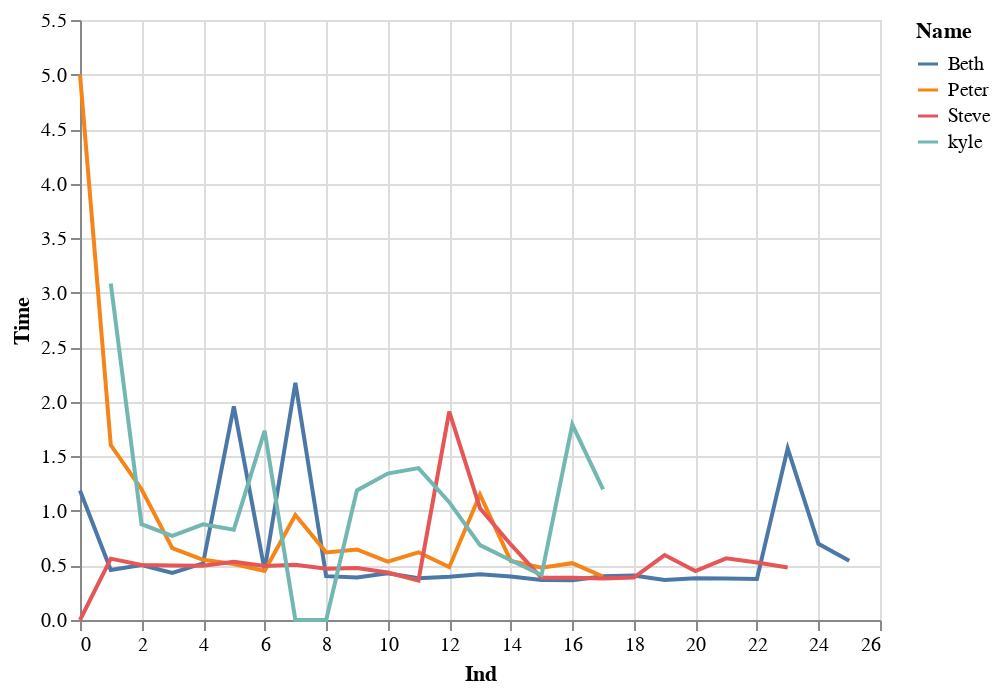

Notebook source saved alongside this figure:
### Code cell
alt.Chart(
    data=df.groupby(by=['Name', 'Ind']).mean().reset_index()
).mark_line().encode(
x = alt.X('Ind:Q'),
y = alt.Y('Time:Q'),
color = alt.Color('Name'))

### Figure 1 — Vega-Lite specification as saved in the notebook (floating-point values rounded to 4 significant figures)
{"config": {"view": {"continuousWidth": 400, "continuousHeight": 300}}, "data": {"name": "data-177d5d08eb7e39b050bc94d3295c318e"}, "mark": "line", "encoding": {"color": {"type": "nominal", "field": "Name"}, "x": {"type": "quantitative", "field": "Ind"}, "y": {"type": "quantitative", "field": "Time"}}, "$schema": "https://vega.github.io/schema/vega-lite/v4.8.1.json", "datasets": {"data-177d5d08eb7e39b050bc94d3295c318e": [{"Name": "Beth", "Ind": 0, "Time": 1.187}, {"Name": "Beth", "Ind": 1, "Time": 0.4586}, {"Name": "Beth", "Ind": 2, "Time": 0.5045}, {"Name": "Beth", "Ind": 3, "Time": 0.4324}, {"Name": "Beth", "Ind": 4, "Time": 0.5197}, {"Name": "Beth", "Ind": 5, "Time": 1.957}, {"Name": "Beth", "Ind": 6, "Time": 0.4582}, {"Name": "Beth", "Ind": 7, "Time": 2.175}, {"Name": "Beth", "Ind": 8, "Time": 0.4017}, {"Name": "Beth", "Ind": 9, "Time": 0.3896}, {"Name": "Beth", "Ind": 10, "Time": 0.4292}, {"Name": "Beth", "Ind": 11, "Time": 0.383}, {"Name": "Beth", "Ind": 12, "Time": 0.396}, {"Name": "Beth", "Ind": 13, "Time": 0.4186}, {"Name": "Beth", "Ind": 14, "Time": 0.3979}, {"Name": "Beth", "Ind": 15, "Time": 0.3666}, {"Name": "Beth", "Ind": 16, "Time": 0.3652}, {"Name": "Beth", "Ind": 17, "Time": 0.401}, {"Name": "Beth", "Ind": 18, "Time": 0.4083}, {"Name": "Beth", "Ind": 19, "Time": 0.3666}, {"Name": "Beth", "Ind": 20, "Time": 0.3831}, {"Name": "Beth", "Ind": 21, "Time": 0.3811}, {"Name": "Beth", "Ind": 22, "Time": 0.3757}, {"Name": "Beth", "Ind": 23, "Time": 1.573}, {"Name": "Beth", "Ind": 24, "Time": 0.6987}, {"Name": "Beth", "Ind": 25, "Time": 0.5441}, {"Name": "Peter", "Ind": 0, "Time": 5.002}, {"Name": "Peter", "Ind": 1, "Time": 1.603}, {"Name": "Peter", "Ind": 2, "Time": 1.199}, {"Name": "Peter", "Ind": 3, "Time": 0.6584}, {"Name": "Peter", "Ind": 4, "Time": 0.5515}, {"Name": "Peter", "Ind": 5, "Time": 0.5135}, {"Name": "Peter", "Ind": 6, "Time": 0.4487}, {"Name": "Peter", "Ind": 7, "Time": 0.9619}, {"Name": "Peter", "Ind": 8, "Time": 0.6197}, {"Name": "Peter", "Ind": 9, "Time": 0.647}, {"Name": "Peter", "Ind": 10, "Time": 0.5344}, {"Name": "Peter", "Ind": 11, "Time": 0.6205}, {"Name": "Peter", "Ind": 12, "Time": 0.4844}, {"Name": "Peter", "Ind": 13, "Time": 1.15}, {"Name": "Peter", "Ind": 14, "Time": 0.5416}, {"Name": "Peter", "Ind": 15, "Time": 0.4793}, {"Name": "Peter", "Ind": 16, "Time": 0.521}, {"Name": "Peter", "Ind": 17, "Time": 0.3981}, {"Name": "Steve", "Ind": 0, "Time": 0.0}, {"Name": "Steve", "Ind": 1, "Time": 0.5623}, {"Name": "Steve", "Ind": 2, "Time": 0.5052}, {"Name": "Steve", "Ind": 3, "Time": 0.4992}, {"Name": "Steve", "Ind": 4, "Time": 0.497}, {"Name": "Steve", "Ind": 5, "Time": 0.5332}, {"Name": "Steve", "Ind": 6, "Time": 0.4943}, {"Name": "Steve", "Ind": 7, "Time": 0.507}, {"Name": "Steve", "Ind": 8, "Time": 0.4688}, {"Name": "Steve", "Ind": 9, "Time": 0.4759}, {"Name": "Steve", "Ind": 10, "Time": 0.4353}, {"Name": "Steve", "Ind": 11, "Time": 0.3623}, {"Name": "Steve", "Ind": 12, "Time": 1.91}, {"Name": "Steve", "Ind": 13, "Time": 1.025}, {"Name": "Steve", "Ind": 14, "Time": 0.6923}, {"Name": "Steve", "Ind": 15, "Time": 0.387}, {"Name": "Steve", "Ind": 16, "Time": 0.3862}, {"Name": "Steve", "Ind": 17, "Time": 0.3802}, {"Name": "Steve", "Ind": 18, "Time": 0.3896}, {"Name": "Steve", "Ind": 19, "Time": 0.5956}, {"Name": "Steve", "Ind": 20, "Time": 0.4483}, {"Name": "Steve", "Ind": 21, "Time": 0.5652}, {"Name": "Steve", "Ind": 22, "Time": 0.5267}, {"Name": "Steve", "Ind": 23, "Time": 0.4814}, {"Name": "kyle", "Ind": 1, "Time": 3.084}, {"Name": "kyle", "Ind": 2, "Time": 0.878}, {"Name": "kyle", "Ind": 3, "Time": 0.7722}, {"Name": "kyle", "Ind": 4, "Time": 0.8766}, {"Name": "kyle", "Ind": 5, "Time": 0.8284}, {"Name": "kyle", "Ind": 6, "Time": 1.733}, {"Name": "kyle", "Ind": 7, "Time": 0.0}, {"Name": "kyle", "Ind": 8, "Time": 0.0}, {"Name": "kyle", "Ind": 9, "Time": 1.188}, {"Name": "kyle", "Ind": 10, "Time": 1.342}, {"Name": "kyle", "Ind": 11, "Time": 1.392}, {"Name": "kyle", "Ind": 12, "Time": 1.08}, {"Name": "kyle", "Ind": 13, "Time": 0.6861}, {"Name": "kyle", "Ind": 14, "Time": 0.548}, {"Name": "kyle", "Ind": 15, "Time": 0.4122}, {"Name": "kyle", "Ind": 16, "Time": 1.792}, {"Name": "kyle", "Ind": 17, "Time": 1.197}]}}
